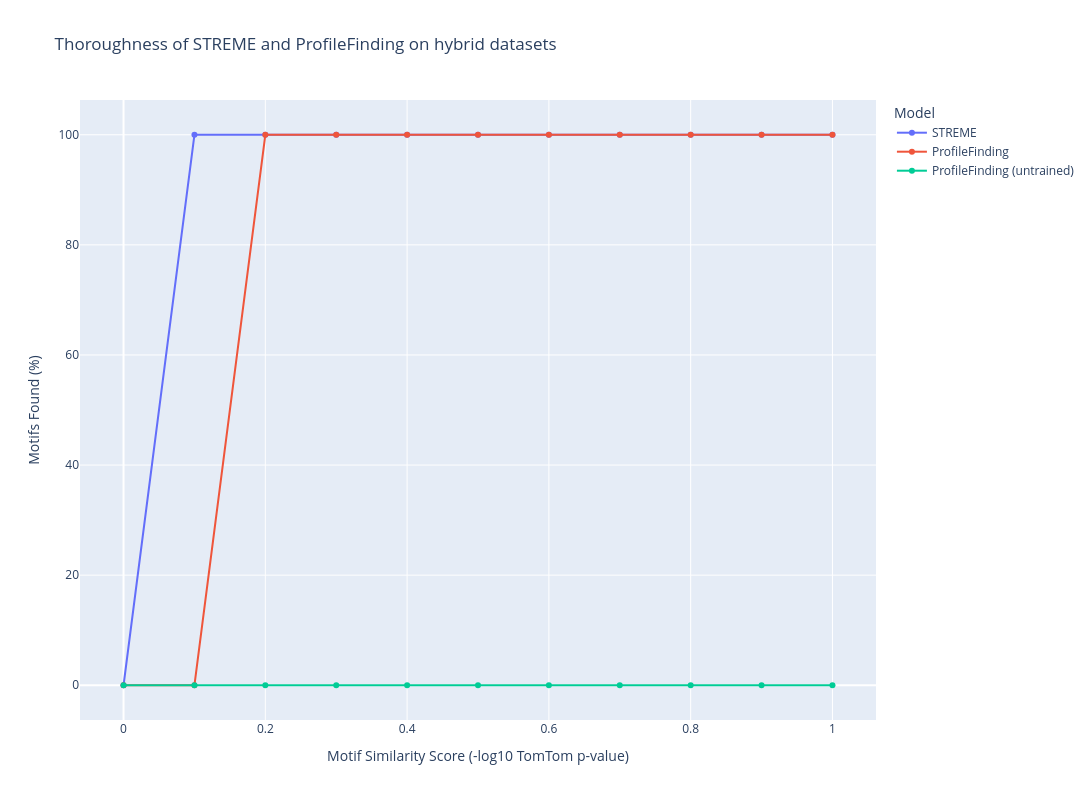

The notebook cell saved with this chart:
### Code cell
fig = go.Figure()
fig.add_trace(go.Scatter(
    x=x,
    y=y_streme,
    mode='lines+markers',
    name='STREME',
))
fig.add_trace(go.Scatter(
    x=x,
    y=y_profilefinding,
    mode='lines+markers',
    name='ProfileFinding',
))
fig.add_trace(go.Scatter(
    x=x,
    y=y_profilefinding_init,
    mode='lines+markers',
    name='ProfileFinding (untrained)',
))
fig.update_layout(
    title='Thoroughness of STREME and ProfileFinding on hybrid datasets',
    xaxis_title='Motif Similarity Score (-log10 TomTom p-value)',
    yaxis_title='Motifs Found (%)',
    legend_title='Model',
    width=1200,
    height=800,
)
fig.show()

### Figure 1 — Plotly figure (JSON) as saved in the notebook; plotly's stock layout.template omitted (floating-point values rounded to 4 significant figures)
{"data": [{"mode": "lines+markers", "name": "STREME", "type": "scatter", "x": [0, 0.1, 0.2, 0.3, 0.4, 0.5, 0.6, 0.7, 0.8, 0.9, 1], "y": [0, 100, 100, 100, 100, 100, 100, 100, 100, 100, 100]}, {"mode": "lines+markers", "name": "ProfileFinding", "type": "scatter", "x": [0, 0.1, 0.2, 0.3, 0.4, 0.5, 0.6, 0.7, 0.8, 0.9, 1], "y": [0, 0, 100, 100, 100, 100, 100, 100, 100, 100, 100]}, {"mode": "lines+markers", "name": "ProfileFinding (untrained)", "type": "scatter", "x": [0, 0.1, 0.2, 0.3, 0.4, 0.5, 0.6, 0.7, 0.8, 0.9, 1], "y": [0, 0, 0, 0, 0, 0, 0, 0, 0, 0, 0]}], "layout": {"height": 800, "legend": {"title": {"text": "Model"}}, "title": {"text": "Thoroughness of STREME and ProfileFinding on hybrid datasets"}, "width": 1200, "xaxis": {"title": {"text": "Motif Similarity Score (-log10 TomTom p-value)"}}, "yaxis": {"title": {"text": "Motifs Found (%)"}}}}
